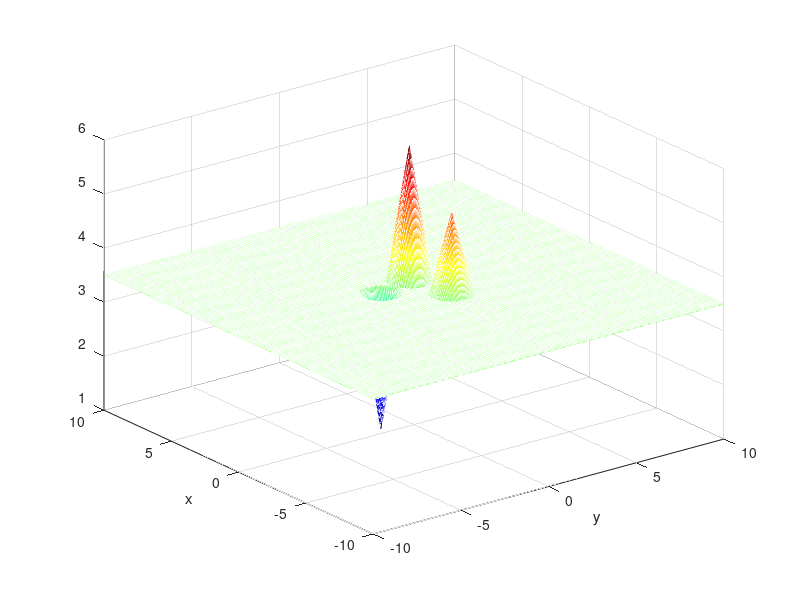
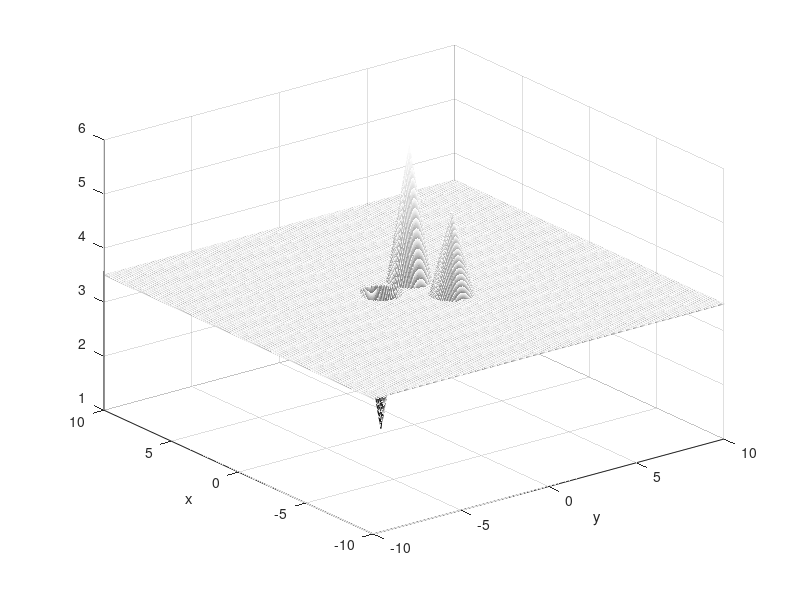

Recreate these plots in MATLAB, in order.
clc % limpa tela
clear all

format compact
format long

%
%   Mesh parameters:
%

h = 5e-2
N = 200

R = N*h

x = -R:h:R+h/100;   % x has 2N + 1 points
y = -R:h:R+h/100;   % y has 2N + 1 points

n = 2;     % <--- space dimension is 2 (plane)
p = 4;     % <--- we are interested in the case: p > n

gamma = (p - n)/(p - 1);   % <--- this parameter will not actually 
                           %      be used in the program below
%
% -------------------------------------------------
%
%             INITIAL APPROXIMATION
%                     to
%             STEADY STATE SOLUTION
%
% -------------------------------------------------
%

% -------------------------------------------------

x1 = +1.0;   % <--- x-coordinate of 1st singularity
y1 = +0.5;   % <--- y-coordinate of 1st singularity

i1 = find( x1-h/100 < x & x < x1 + h/100);   % <--- i-index of 1st singularity
j1 = find( y1-h/100 < y & y < y1 + h/100);   % <--- j-index of 1st singularity

x2 = -1.5;   % <--- x-coordinate of 2nd singularity
y2 = +1.0;   % <--- y-coordinate of 2nd singularity

i2 = find( x2-h/100 < x & x < x2 + h/100);   % <--- i-index of 2nd singularity
j2 = find( y2-h/100 < y & y < y2 + h/100);   % <--- j-index of 2nd singularity

x3 = +0.5;   % <--- x-coordinate of 3rd singularity
y3 = -1.5;   % <--- y-coordinate of 3rd singularity

i3 = find( x3-h/100 < x & x < x3 + h/100);   % <--- i-index of 3rd singularity
j3 = find( y3-h/100 < y & y < y3 + h/100);   % <--- j-index of 3rd singularity

% -------------------------------------------------

b1 = 6;

b2 = 5;

b3 = 1;

b = (b1 + b2 + b3)/3 - 0.5;    

% -------------------------------------------------

r12 = sqrt( (x1 - x2)^2 + (y1 - y2)^2 );
r13 = sqrt( (x1 - x3)^2 + (y1 - y3)^2 );
r23 = sqrt( (x2 - x3)^2 + (y2 - y3)^2 );

r0 = 1/2 * min([r12, r13, r23]);

% -------------------------------------------------

u0 = b * ones(2*N+1,2*N+1);

for i = 1:2*N+1
    for j = 1:2*N+1
        
        d1 = sqrt( (x(i) - x1)^2 + (y(j) - y1)^2 );
        
        d2 = sqrt( (x(i) - x2)^2 + (y(j) - y2)^2 );
        
        d3 = sqrt( (x(i) - x3)^2 + (y(j) - y3)^2 );
        
        if d1 < r0
           u0(i,j) = b1 - (b1 - b)*d1/r0;
        end
        
        if d2 < r0
           u0(i,j) = b2 - (b2 - b)*d2/r0;
        end  
        
        if d3 < r0
           u0(i,j) = b3 - (b3 - b)*d3/r0;
        end 
        
   end
    
end   
       
u0(i1,j1) = b1;
u0(i2,j2) = b2;
u0(i3,j3) = b3;

% -------------------------------------------------

I = find( 2.5 < abs(x) & abs(x) < 3.5 );
J = find( 2.5 < abs(y) & abs(y) < 3.5 );

far_field_value_u0 = sum( sum( u0(I,J) ) )/(length(I)*length(J))

b

count = 1;

min_u(count) = min( u0(:) );
max_u(count) = max( u0(:) );

% -------------------------------------------------
%
%    Solution checkings:
%
variation_L1 (1) = NaN;   % <--- L1 norm of u - u_previous
variation_sup(1) = NaN;   % <--- supnorm of u - u_previous

far_field_value(1) = far_field_value_u0;

% -------------------------------------------------

tic

[X,Y] = meshgrid(x,y);

figure(10)
mesh(X,Y,u0)
colormap(jet)
shading interp
xlabel('y')
ylabel('x')

figure(20)
shading interp
colormap gray
% surfl(X,Y,u0)
mesh(X,Y,u0)
xlabel('y')
ylabel('x')

toc

% -------------------------------------------------

v0 = u0;   % <--- this will be used by the code u_24h.m

t(1) = 0;  % <--- vector of time values for future solution checkings
t0 = 0;    % <--- this will be used by the code u_24h.m

dt_dump = 0.01;  % <--- time interval elapsed between solution checkings

% -------------------------------------------------
